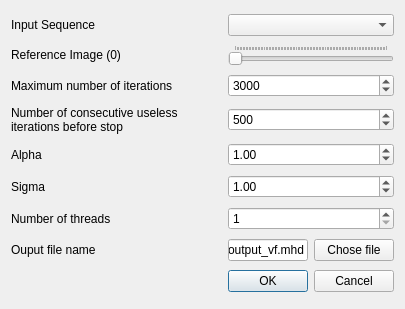
<ui version="4.0" >
 <class>vvDeformationDialog</class>
 <widget class="QDialog" name="vvDeformationDialog" >
  <property name="geometry" >
   <rect>
    <x>0</x>
    <y>0</y>
    <width>405</width>
    <height>309</height>
   </rect>
  </property>
  <property name="windowTitle" >
   <string>Deformation field computation</string>
  </property>
  <layout class="QGridLayout" >
   <item row="0" column="0" >
    <widget class="QLabel" name="label" >
     <property name="text" >
      <string>Input Sequence</string>
     </property>
    </widget>
   </item>
   <item row="0" column="1" >
    <widget class="QComboBox" name="inputSequenceBox" />
   </item>
   <item row="1" column="0" >
    <widget class="QLabel" name="refImageLabel" >
     <property name="text" >
      <string>Reference Image (0)</string>
     </property>
    </widget>
   </item>
   <item row="1" column="1" >
    <widget class="QSlider" name="refImageSlider" >
     <property name="orientation" >
      <enum>Qt::Horizontal</enum>
     </property>
     <property name="tickPosition" >
      <enum>QSlider::TicksAbove</enum>
     </property>
     <property name="tickInterval" >
      <number>1</number>
     </property>
    </widget>
   </item>
   <item row="2" column="0" >
    <widget class="QLabel" name="label_2" >
     <property name="text" >
      <string>Maximum number of iterations       </string>
     </property>
    </widget>
   </item>
   <item row="2" column="1" >
    <widget class="QSpinBox" name="iterSpin" >
     <property name="minimum" >
      <number>1</number>
     </property>
     <property name="maximum" >
      <number>1000000</number>
     </property>
     <property name="singleStep" >
      <number>10</number>
     </property>
     <property name="value" >
      <number>3000</number>
     </property>
    </widget>
   </item>
   <item row="3" column="0" >
    <widget class="QLabel" name="label_7" >
     <property name="text" >
      <string>Number of consecutive useless iterations before stop</string>
     </property>
     <property name="wordWrap" >
      <bool>true</bool>
     </property>
    </widget>
   </item>
   <item row="3" column="1" >
    <widget class="QSpinBox" name="stopSpin" >
     <property name="maximum" >
      <number>100000</number>
     </property>
     <property name="value" >
      <number>500</number>
     </property>
    </widget>
   </item>
   <item row="4" column="0" >
    <widget class="QLabel" name="label_3" >
     <property name="text" >
      <string>Alpha</string>
     </property>
    </widget>
   </item>
   <item row="4" column="1" >
    <widget class="QDoubleSpinBox" name="alphaSpin" >
     <property name="singleStep" >
      <double>0.100000000000000</double>
     </property>
     <property name="value" >
      <double>1.000000000000000</double>
     </property>
    </widget>
   </item>
   <item row="5" column="0" >
    <widget class="QLabel" name="label_4" >
     <property name="text" >
      <string>Sigma</string>
     </property>
    </widget>
   </item>
   <item row="5" column="1" >
    <widget class="QDoubleSpinBox" name="sigmaSpin" >
     <property name="singleStep" >
      <double>0.100000000000000</double>
     </property>
     <property name="value" >
      <double>1.000000000000000</double>
     </property>
    </widget>
   </item>
   <item row="6" column="0" >
    <widget class="QLabel" name="label_5" >
     <property name="text" >
      <string>Number of threads</string>
     </property>
    </widget>
   </item>
   <item row="6" column="1" >
    <widget class="QSpinBox" name="threadSpin" >
     <property name="minimum" >
      <number>1</number>
     </property>
     <property name="maximum" >
      <number>99</number>
     </property>
     <property name="value" >
      <number>1</number>
     </property>
    </widget>
   </item>
   <item row="7" column="0" >
    <widget class="QLabel" name="label_6" >
     <property name="text" >
      <string>Ouput file name</string>
     </property>
    </widget>
   </item>
   <item row="7" column="1" >
    <layout class="QHBoxLayout" >
     <item>
      <widget class="QLineEdit" name="outputLineEdit" >
       <property name="text" >
        <string>output_vf.mhd</string>
       </property>
      </widget>
     </item>
     <item>
      <widget class="QPushButton" name="outputPushButton" >
       <property name="text" >
        <string>Chose file</string>
       </property>
      </widget>
     </item>
    </layout>
   </item>
   <item row="8" column="1" >
    <widget class="QDialogButtonBox" name="buttonBox" >
     <property name="orientation" >
      <enum>Qt::Horizontal</enum>
     </property>
     <property name="standardButtons" >
      <set>QDialogButtonBox::Cancel|QDialogButtonBox::NoButton|QDialogButtonBox::Ok</set>
     </property>
    </widget>
   </item>
  </layout>
 </widget>
 <resources/>
 <connections>
  <connection>
   <sender>buttonBox</sender>
   <signal>rejected()</signal>
   <receiver>vvDeformationDialog</receiver>
   <slot>reject()</slot>
   <hints>
    <hint type="sourcelabel" >
     <x>316</x>
     <y>260</y>
    </hint>
    <hint type="destinationlabel" >
     <x>286</x>
     <y>274</y>
    </hint>
   </hints>
  </connection>
  <connection>
   <sender>buttonBox</sender>
   <signal>accepted()</signal>
   <receiver>vvDeformationDialog</receiver>
   <slot>accept()</slot>
   <hints>
    <hint type="sourcelabel" >
     <x>239</x>
     <y>266</y>
    </hint>
    <hint type="destinationlabel" >
     <x>219</x>
     <y>223</y>
    </hint>
   </hints>
  </connection>
 </connections>
</ui>
